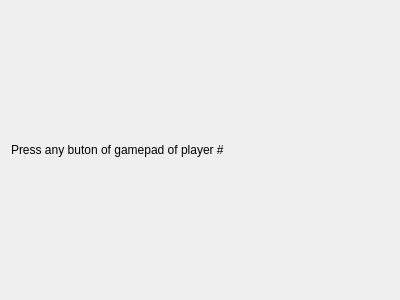
<?xml version="1.0" encoding="UTF-8"?>
<ui version="4.0">
 <class>playerWizardPage</class>
 <widget class="QWizardPage" name="playerWizardPage">
  <property name="geometry">
   <rect>
    <x>0</x>
    <y>0</y>
    <width>400</width>
    <height>300</height>
   </rect>
  </property>
  <property name="windowTitle">
   <string>WizardPage</string>
  </property>
  <property name="title">
   <string>Gamepad assignment</string>
  </property>
  <layout class="QHBoxLayout" name="horizontalLayout">
   <item>
    <widget class="QLabel" name="label">
     <property name="text">
      <string>Press any buton of gamepad of player #</string>
     </property>
    </widget>
   </item>
   <item>
    <widget class="QLabel" name="playerNumber">
     <property name="text">
      <string/>
     </property>
    </widget>
   </item>
  </layout>
 </widget>
 <resources/>
 <connections/>
</ui>
